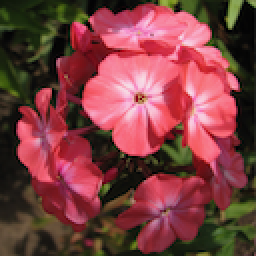
#> input picture bunga/0001.png, 128 x 128 px, found by its file name (shown 2 times larger)
$ jupyter execute ip_adapative_thresholding.ipynb
#> lines starting #> are read from the running program, lines starting #| are printed output that depends on the picture; after the words box and inside, x2 and y2 are one past the last pixel; in counts of white or black regions, pixels touching at a corner belong together
<a href="https://colab.research.google.com/github/robbi621/temu_kembali_citra/blob/main/image_processing/ip_adapative_thresholding.ipynb" target="_parent"></a>

[cell 1]
from google.colab import drive
drive.mount('/content/drive')

[cell 2]
# import the necessary packages
import matplotlib.pyplot as plt
import cv2

[cell 3]
def plt_imshow(title, image):
	# convert the image frame BGR to RGB color space and display it
	image = cv2.cvtColor(image, cv2.COLOR_BGR2RGB)
	plt.imshow(image)
	plt.title(title)
	plt.grid(False)
	plt.show()

[cell 4]
cd drive/MyDrive/

[cell 5]
# since we are using Jupyter Notebooks we can replace our argument
# parsing code with *hard coded* arguments and values
args = {
	"image": "/content/drive/MyDrive/TKC/0001.png"
}

[cell 6]
# load the image and display it
image = cv2.imread(args["image"])
#> image is the input picture: shape (128, 128, 3); mean B, G, R 64.3, 63.1, 124
plt_imshow("Image", image)

# convert the image to grayscale and blur it slightly
gray = cv2.cvtColor(image, cv2.COLOR_BGR2GRAY)
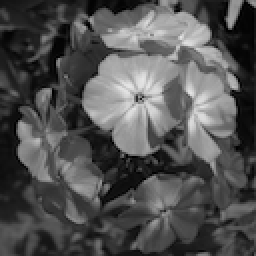
#> gray: shape (128, 128) (shown 2 times larger); min 0, max 229, mean 81.4
blurred = cv2.GaussianBlur(gray, (7, 7), 0)
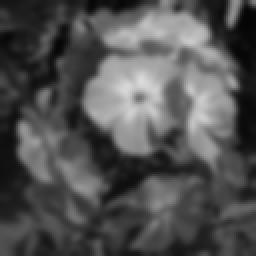
#> blurred: shape (128, 128) (shown 2 times larger); min 5, max 219, mean 81.4

[cell 7]
# apply simple thresholding with a hardcoded threshold value
(T, threshInv) = cv2.threshold(blurred, 230, 255,
	cv2.THRESH_BINARY_INV)
#> threshInv: shape (128, 128); every value is 255
plt_imshow("Simple Thresholding", threshInv)
#> in plt_imshow (call 2), `image = cv2.cvtColor(image, cv2.COLOR_BGR2RGB)`: image: shape (128, 128, 3); every value is 255

[cell 8]
# apply Otsu's automatic thresholding
(T, threshInv) = cv2.threshold(blurred, 0, 255,
	cv2.THRESH_BINARY_INV | cv2.THRESH_OTSU)
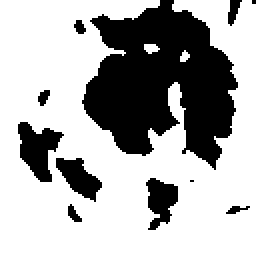
#> threshInv: shape (128, 128) (shown 2 times larger); 68.5% white; 11 black regions (2 under 20 px), largest, box (x1, y1, x2, y2) and area: (41, 0, 119, 85) 4070, (9, 61, 32, 91) 384, (28, 79, 51, 101) 266
#> T = 98
plt_imshow("Otsu Thresholding", threshInv)

[cell 9]
# instead of manually specifying the threshold value, we can use
# adaptive thresholding to examine neighborhoods of pixels and
# adaptively threshold each neighborhood
thresh = cv2.adaptiveThreshold(blurred, 255,
	cv2.ADAPTIVE_THRESH_MEAN_C, cv2.THRESH_BINARY_INV, 21, 10)
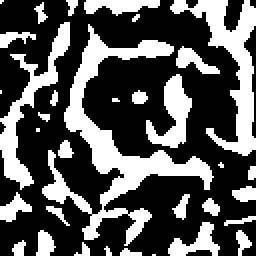
#> thresh: shape (128, 128) (shown 2 times larger); 34.3% white; 34 white regions (9 under 20 px), largest, box (x1, y1, x2, y2) and area: (21, 12, 107, 123) 2012, (85, 0, 128, 78) 1023, (0, 11, 35, 95) 694
plt_imshow("Mean Adaptive Thresholding", thresh)

[cell 10]
# perform adaptive thresholding again, this time using a Gaussian
# weighting versus a simple mean to compute our local threshold
# value
thresh = cv2.adaptiveThreshold(blurred, 255,
	cv2.ADAPTIVE_THRESH_GAUSSIAN_C, cv2.THRESH_BINARY_INV, 21, 4)
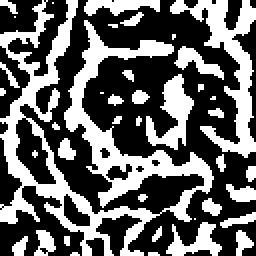
#> thresh: shape (128, 128) (shown 2 times larger); 39.8% white; 40 white regions (17 under 20 px), largest, box (x1, y1, x2, y2) and area: (0, 0, 107, 128) 3588, (85, 0, 128, 79) 999, (73, 37, 97, 75) 414
plt_imshow("Gaussian Adaptive Thresholding", thresh)

$ run again, with bunga/0002.png copied over bunga/0001.png
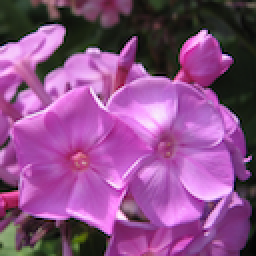
#> input picture bunga/0002.png, 128 x 128 px, found by its file name (shown 2 times larger)
#> image is the input picture: shape (128, 128, 3); mean B, G, R 135.1, 78.9, 139.8
#> `(T, threshInv) = cv2.threshold(blurred, 230, 255, cv2.THRESH_BINARY_INV)`:
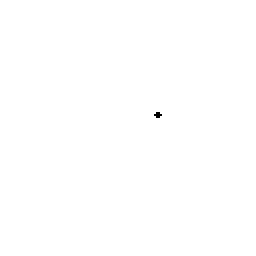
#> threshInv: shape (128, 128) (shown 2 times larger); 100% white; black in thin lines or dots, all inside (x1, y1, x2, y2) = (77, 56, 81, 59)
#> T = 92
#> image: shape (128, 128, 3); 37.5% white; 13 white regions (5 under 20 px), largest, box (x1, y1, x2, y2) and area: (0, 0, 128, 128) 4736, (9, 108, 78, 128) 907, (87, 103, 106, 128) 191
#> image: shape (128, 128, 3); 36.2% white; 36 white regions (14 under 20 px), largest, box (x1, y1, x2, y2) and area: (0, 0, 76, 54) 1118, (50, 0, 128, 50) 810, (57, 89, 109, 122) 592
#> `thresh = cv2.adaptiveThreshold(blurred, 255, cv2.ADAPTIVE_THRESH_GAUSS..`:
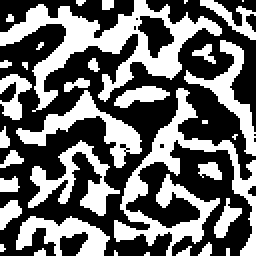
#> thresh: shape (128, 128) (shown 2 times larger); 42.3% white; 35 white regions (14 under 20 px), largest, box (x1, y1, x2, y2) and area: (0, 0, 111, 56) 1829, (57, 44, 128, 128) 1575, (8, 45, 71, 84) 635

$ run again, with bunga/0003.png copied over bunga/0001.png
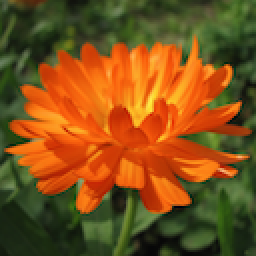
#> input picture bunga/0003.png, 128 x 128 px, found by its file name (shown 2 times larger)
#> image is the input picture: shape (128, 128, 3); mean B, G, R 26.1, 80.8, 126.9
#> image: shape (128, 128, 3); every value is 255
#> `(T, threshInv) = cv2.threshold(blurred, 0, 255, cv2.THRESH_BINARY_INV ..`:
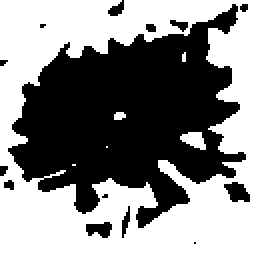
#> threshInv: shape (128, 128) (shown 2 times larger); 53.3% white; 14 black regions (8 under 20 px), largest, box (x1, y1, x2, y2) and area: (4, 2, 123, 114) 7301, (112, 91, 125, 101) 88, (43, 111, 56, 119) 73, (54, 0, 62, 8) 37, (61, 103, 65, 119) 34, (85, 10, 94, 16) 29
#> T = 90
#> image: shape (128, 128, 3); 27.8% white; 44 white regions (12 under 20 px), largest, box (x1, y1, x2, y2) and area: (42, 78, 113, 128) 1147, (36, 0, 90, 29) 371, (0, 15, 32, 37) 267
#> `thresh = cv2.adaptiveThreshold(blurred, 255, cv2.ADAPTIVE_THRESH_GAUSS..`:
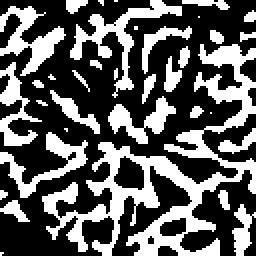
#> thresh: shape (128, 128) (shown 2 times larger); 37% white; 35 white regions (13 under 20 px), largest, box (x1, y1, x2, y2) and area: (21, 22, 128, 128) 2784, (35, 0, 91, 49) 567, (0, 3, 33, 38) 448
